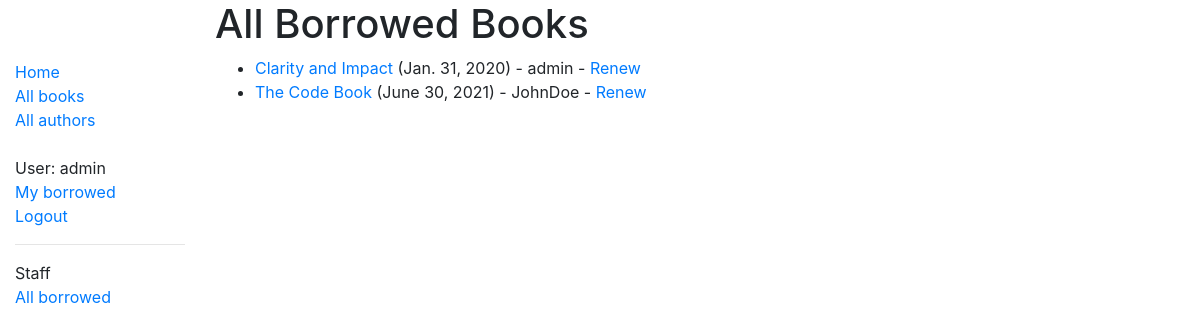
Page /catalog/borrowed/ (signed in) on the committed database.
### catalog/models.py (models this page shows, shortened)
class BookInstance(models.Model):
    id = models.UUIDField(primary_key = True, default=uuid.uuid4
            , help_text = "Unique ID for this specific copy of a book")
    book = models.ForeignKey("Book", on_delete = models.SET_NULL, null=True)
    imprint = models.CharField(max_length = 200)
    due_back = models.DateField(null=True, blank=True)
    borrower = models.ForeignKey(User, on_delete=models.SET_NULL, null=True, blank=True)
    @property
    def is_overdue(self):
        if self.due_back and date.today() > self.due_back:
            return True
        return False
    LOAN_STATUS = (
          ('m', "Maintenance")
        , ('o', "On loan")
        , ('a', "Available")
        , ('r', "Reserved")
    )
    status = models.CharField(
          max_length = 1
        , choices = LOAN_STATUS
        , blank = True
        , default = "m"
        , help_text = "Book availability"
    )
    class Meta:
        ordering = ['due_back']
        permissions =(('can_mark_returned', 'set book as returned'),)

class Book(models.Model):
    title = models.CharField(max_length=200)
    author = models.ForeignKey("Author", on_delete=models.SET_NULL, null = True)
    summary = models.TextField(max_length = 1000
            , help_text = "Enter a brief description of the book")
    isbn = models.CharField("ISBN", max_length= 13
            , help_text = '13 character <a href="https://www.isbn-international.org/content/what-isbn">ISBN number</a>')
    genre = models.ManyToManyField(Genre, help_text = "Select a genre for the book")
    language = models.ForeignKey('Language', on_delete = models.SET_NULL, null=True)
    def display_genre(self):
        """Create a string for the Genre. This is required to display genre in Admin."""
        return ', '.join(genre.name for genre in self.genre.all()[:3])
    display_genre.short_description = 'Genre'

### catalog/views.py (the view)
# urls.py: , path("borrowed/", views.AllLoanedBooksListView.as_view(), name="borrowed")
class AllLoanedBooksListView(PermissionRequiredMixin, generic.ListView):
    permission_required = 'catalog.can_mark_returned'
    model = BookInstance
    template_name = 'catalog/bookinstance_all_loaned_books.html'
    paginate_by=10
    def get_queryset(self):
        return BookInstance.objects.filter(status__exact='o')

### catalog/templates/catalog/bookinstance_all_loaned_books.html
{% extends "base_generic.html" %}
{% block content %}
  <h1>All Borrowed Books</h1>
  {% if bookinstance_list %}
    <ul>
    {% for bookinst in bookinstance_list %}
      <li class="{% if bookinst.is_overdue %}text-danger{% endif %}">
        <a href="{% url 'book-detail' bookinst.book.pk %}">{{ bookinst.book.title }}</a>
        ({{ bookinst.due_back }}) - {{ bookinst.borrower }}
        {% if perms.catalog.can_mark_returned %}- <a href="{% url 'renew-book-librarian' bookinst.id %}">Renew</a>  {% endif %}
      </li>
    {% endfor %}
    </ul>
  {% else %}
    <p>There are no books out on loan at all</p>
  {% endif %}
{% endblock %}

### catalog/templates/base_generic.html (shortened to what this page needs)
<!DOCTYPE html>
<html lang="en">
<head>
  <link rel="stylesheet" href="https://stackpath.bootstrapcdn.com/bootstrap/4.1.3/css/bootstrap.min.css"
>
  {% load static %}
  <link rel="stylesheet" href="{% static 'css/styles.css' %}">
</head>
<body>
  <div class="container-fluid">
    <div class="row">
      <div class="col-sm-2">
      {% block sidebar %}
        <ul class="sidebar-nav">
          <li><a href="{% url 'index' %}">Home</a></li>
          <li><a href="{% url 'books' %}">All books</a></li>
          <li><a href="{% url 'authors' %}">All authors</a></li>
          <br>
        {% if user.is_authenticated %}
          <li>User: {{ user.get_username }}</li>
          <li><a href="{% url 'my-borrowed' %}">My borrowed</a></li>
          <li><a href="{% url 'logout' %}?next={{request.path}}">Logout</a></li>
        {% else %}
          <li><a href="{% url 'login' %}?next={{request.path}}">Login</a></li>
        {% endif %}
          <hr>
        {% if user.is_staff %}
          <li>Staff</li>
          <li><a href="{% url 'borrowed' %}">All borrowed</a></li>
        {% endif %}
        </ul>
      {% endblock %}
      </div>
      <div class="col-sm-10">{% block content %}{% endblock %}</div>
    </div>
  </div>
</body>
</html>

### catalog/static/css/styles.css (style rules this page uses)
.sidebar-nav { margin-top: 60px; padding: 0; list-style: none; }

### rows in the picture
BookInstance: book "Clarity and Impact", due_back "Jan. 31, 2020", borrower "admin"
BookInstance: book "The Code Book", due_back "June 30, 2021", borrower "JohnDoe"

### other values in the picture
{{ user.get_username }} "admin"
